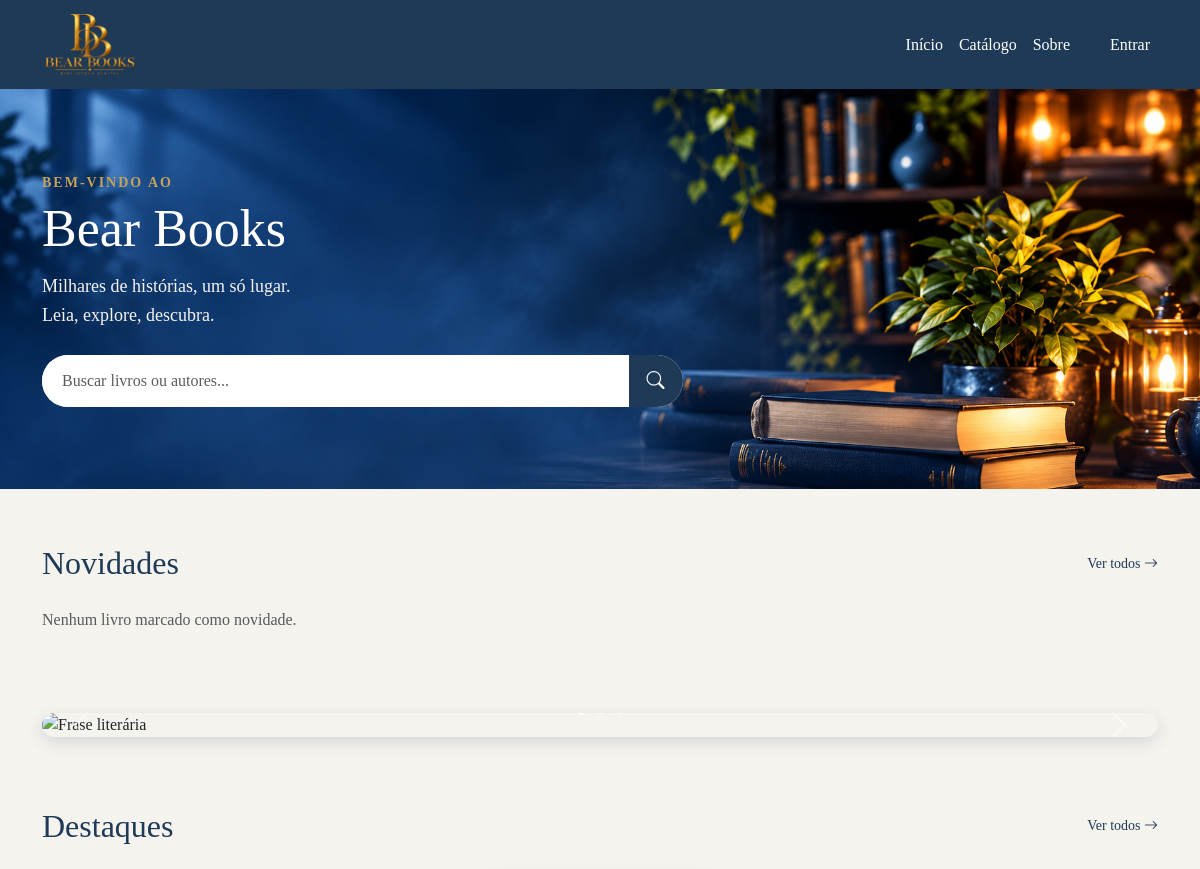
/usuario/index.php (upper part), run on an earlier commit of the app's database.
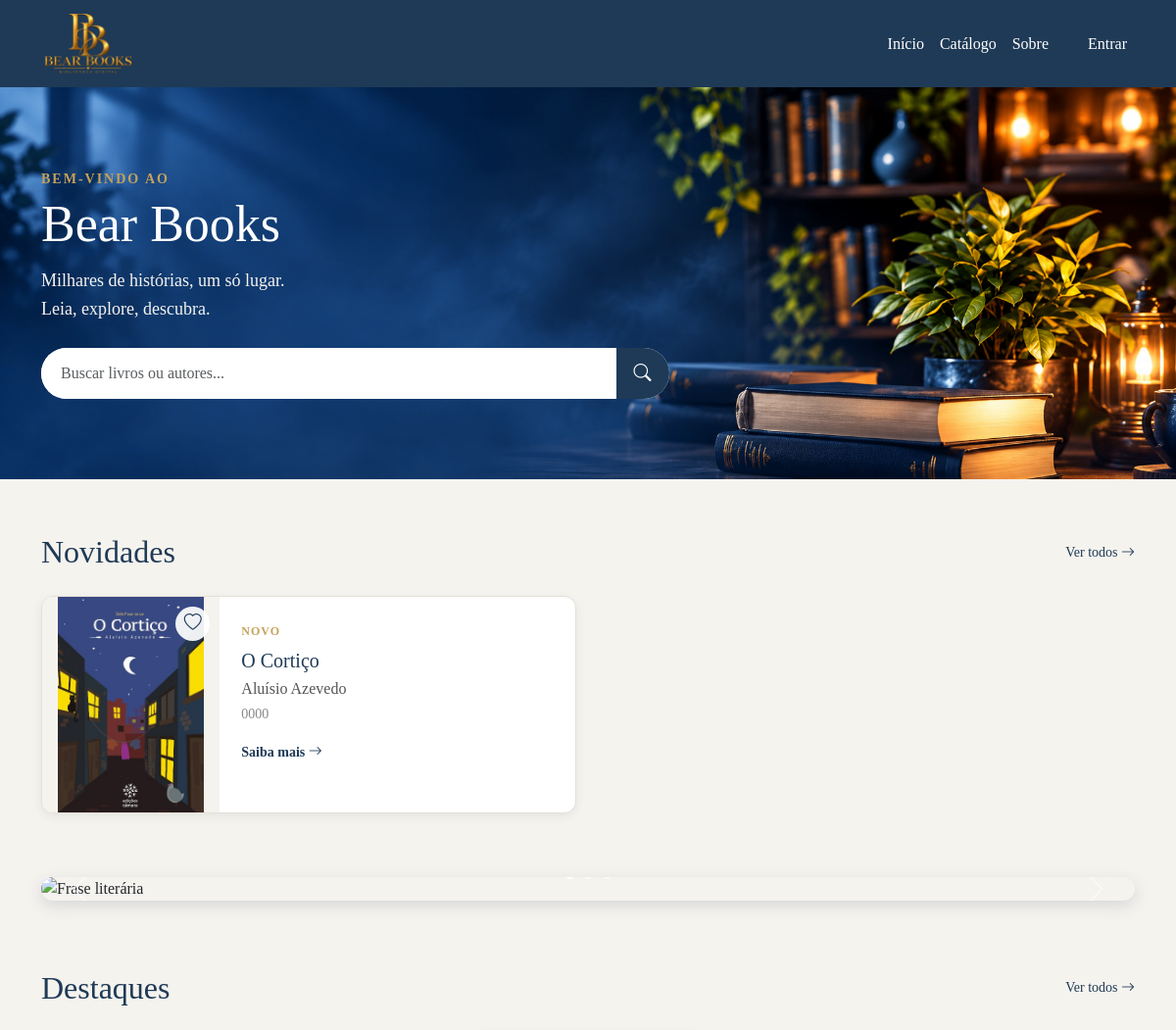
And on a later commit of the database.
### tables this page shows
CREATE TABLE `cadastro_liv` (
  `id_liv` int(5) NOT NULL,
  `titulo` varchar(250) DEFAULT NULL,
  `isbn` varchar(20) DEFAULT NULL,
  `descricao` text DEFAULT NULL,
  `id_editora` int(5) DEFAULT NULL,
  `autor` varchar(200) DEFAULT NULL,
  `id_classificacao` int(5) DEFAULT NULL,
  `ano` year(4) DEFAULT NULL,
  `num_pagina` int(4) DEFAULT NULL,
  `edicao` varchar(250) DEFAULT NULL,
  `id_categoria` int(5) DEFAULT NULL,
  `foto_capa` varchar(300) DEFAULT NULL,
  `pdf_livro` varchar(300) DEFAULT NULL,
  `status` varchar(20) DEFAULT NULL
);

### usuario/index.php (the view, shortened to what the changed rows need)
<?php
include "../ARQUIVOS/conexao.php";
$favoritos = [];
$sql_novidades = "SELECT * FROM cadastro_liv
WHERE status LIKE '%novidade%'
ORDER BY id_liv DESC
LIMIT 2";
$result_novidades = $conn->query($sql_novidades);
?>
<!DOCTYPE html>
<html lang="pt-br">
<head>
    <link href="https://cdn.jsdelivr.net/npm/bootstrap@5.3.8/dist/css/bootstrap.min.css" rel="stylesheet">
    <link rel="stylesheet" href="https://cdn.jsdelivr.net/npm/bootstrap-icons@1.13.1/font/bootstrap-icons.min.css">
    <link rel="stylesheet" href="../css/style.css">
</head>
<body>
    <section class="banner-home" style="background-image: url('../ARQUIVOS/img/banner-home.png');">
        <div class="container">
            <div class="row">
                <div class="col-lg-7 col-md-9 col-sm-12 banner-home-conteudo">
                    <h1>Bear Books</h1>
                </div>
            </div>
        </div>
    </section>
    <section class="home-novidades">
        <div class="container">
            <div class="titulo-home">
                <h2>Novidades</h2>
            </div>
            <div class="row g-4">
                <?php
                if ($result_novidades && $result_novidades->num_rows > 0) {
                    while ($livro = $result_novidades->fetch_assoc()) {
                        $capa = "../ARQUIVOS/img/livroicon.png";
                        if (!empty($livro['foto_capa'])) {
                            $capa = "../ARQUIVOS/capas/" . $livro['foto_capa'];
                        }
                        ?>
                        <div class="col-lg-6 col-md-6 col-sm-12">
                            <div class="card-novidade-home">
                                <div class="row g-0">
                                    <div class="col-4 capa-novidade-container">
                                        <img src="<?php echo htmlspecialchars($capa); ?>"
                                            alt="<?php echo htmlspecialchars($livro['titulo']); ?>">
                                        <?php if (isset($_SESSION['id_user'])) { ?>
                                            <button type="button" class="btn-favorito" data-id="<?php echo $livro['id_liv']; ?>">
                                                <?php if (in_array($livro['id_liv'], $favoritos)) { ?>
                                                    <i class="bi bi-heart-fill"></i>
                                                <?php } else { ?>
                                                    <i class="bi bi-heart"></i>
                                                <?php } ?>
                                            </button>
                                        <?php } else { ?>
                                            <a href="loginUsuario.php" class="btn-favorito">
                                                <i class="bi bi-heart"></i>
                                            </a>
                                        <?php } ?>
                                    </div>
                                    <div class="col-8">
                                        <div class="novidade-conteudo">
                                            <span class="novidade-label">
                                                NOVO
                                            </span>
                                            <h3>
                                                <?php echo htmlspecialchars($livro['titulo']); ?>
                                            </h3>
                                            <p class="novidade-autor">
                                                <?php echo htmlspecialchars($livro['autor']); ?>
                                            </p>
                                            <p class="novidade-ano">
                                                <?php echo htmlspecialchars($livro['ano']); ?>
                                            </p>
                                            <a href="detalhesLivro.php?id=<?php echo $livro['id_liv']; ?>"
                                                class="leia-mais-home">
                                                Saiba mais
                                                <i class="bi bi-arrow-right"></i>
                                            </a>
                                        </div>
                                    </div>
                                </div>
                            </div>
                        </div>
                        <?php
                    }
                } else {
                    ?>
                    <p class="text-muted">
                        Nenhum livro marcado como novidade.
                    </p>
                <?php } ?>
            </div>
        </div>
    </section>
    <section class="home-destaques">
        <div class="container">
            <div class="titulo-home">
                <h2>Destaques</h2>
            </div>
        </div>
    </section>
</body>
</html>

What changed in the data, as far as the page shows it:
added cadastro_liv: foto_capa (picture), titulo "O Cortiço", autor "Aluísio Azevedo", ano "0000"
Also different on the page:
text no longer shown: "Nenhum livro marcado como novidade."
